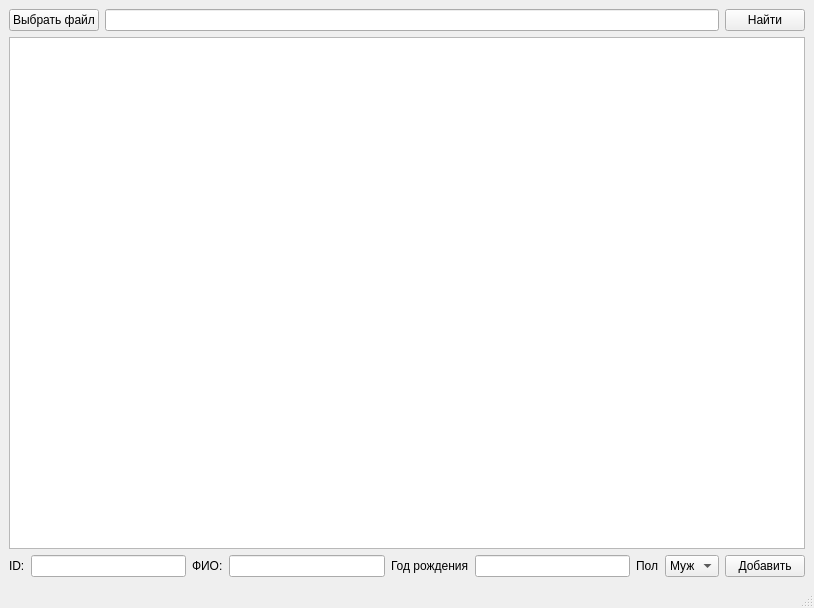
<?xml version="1.0" encoding="UTF-8"?>
<ui version="4.0">
 <class>MainWindow</class>
 <widget class="QMainWindow" name="MainWindow">
  <property name="geometry">
   <rect>
    <x>0</x>
    <y>0</y>
    <width>814</width>
    <height>608</height>
   </rect>
  </property>
  <property name="windowTitle">
   <string>Моё первое приложение</string>
  </property>
  <widget class="QWidget" name="centralwidget">
   <layout class="QVBoxLayout" name="verticalLayout">
    <item>
     <layout class="QHBoxLayout" name="horizontalLayout">
      <item>
       <widget class="QPushButton" name="Choose">
        <property name="text">
         <string>Выбрать файл</string>
        </property>
       </widget>
      </item>
      <item>
       <widget class="QLineEdit" name="Search_edit"/>
      </item>
      <item>
       <widget class="QPushButton" name="Find">
        <property name="text">
         <string>Найти</string>
        </property>
       </widget>
      </item>
     </layout>
    </item>
    <item>
     <widget class="My_text_class" name="Text_browser"/>
    </item>
    <item>
     <layout class="QHBoxLayout" name="horizontalLayout_2">
      <item>
       <widget class="QLabel" name="label">
        <property name="text">
         <string>ID:</string>
        </property>
       </widget>
      </item>
      <item>
       <widget class="QLineEdit" name="ID_Edit"/>
      </item>
      <item>
       <widget class="QLabel" name="label_2">
        <property name="text">
         <string>ФИО:</string>
        </property>
       </widget>
      </item>
      <item>
       <widget class="QLineEdit" name="Name_Edit"/>
      </item>
      <item>
       <widget class="QLabel" name="label_3">
        <property name="text">
         <string>Год рождения</string>
        </property>
       </widget>
      </item>
      <item>
       <widget class="QLineEdit" name="Year_Edit"/>
      </item>
      <item>
       <widget class="QLabel" name="label_4">
        <property name="text">
         <string>Пол</string>
        </property>
       </widget>
      </item>
      <item>
       <widget class="QComboBox" name="Sex_Edit">
        <item>
         <property name="text">
          <string>Муж</string>
         </property>
        </item>
        <item>
         <property name="text">
          <string>Жен</string>
         </property>
        </item>
       </widget>
      </item>
      <item>
       <widget class="QPushButton" name="Add_Push">
        <property name="text">
         <string>Добавить</string>
        </property>
       </widget>
      </item>
     </layout>
    </item>
   </layout>
  </widget>
  <widget class="QMenuBar" name="menubar">
   <property name="geometry">
    <rect>
     <x>0</x>
     <y>0</y>
     <width>814</width>
     <height>25</height>
    </rect>
   </property>
  </widget>
  <widget class="QStatusBar" name="statusbar"/>
 </widget>
 <customwidgets>
  <customwidget>
   <class>My_text_class</class>
   <extends>QTextBrowser</extends>
   <header>my_text_class.h</header>
   <slots>
    <slot>Color_green()</slot>
   </slots>
  </customwidget>
 </customwidgets>
 <resources/>
 <connections>
  <connection>
   <sender>Add_Push</sender>
   <signal>clicked()</signal>
   <receiver>MainWindow</receiver>
   <slot>Add_employee()</slot>
   <hints>
    <hint type="sourcelabel">
     <x>770</x>
     <y>566</y>
    </hint>
    <hint type="destinationlabel">
     <x>152</x>
     <y>548</y>
    </hint>
   </hints>
  </connection>
  <connection>
   <sender>Add_Push</sender>
   <signal>clicked()</signal>
   <receiver>ID_Edit</receiver>
   <slot>clear()</slot>
   <hints>
    <hint type="sourcelabel">
     <x>741</x>
     <y>567</y>
    </hint>
    <hint type="destinationlabel">
     <x>172</x>
     <y>569</y>
    </hint>
   </hints>
  </connection>
  <connection>
   <sender>Add_Push</sender>
   <signal>clicked()</signal>
   <receiver>Name_Edit</receiver>
   <slot>clear()</slot>
   <hints>
    <hint type="sourcelabel">
     <x>801</x>
     <y>570</y>
    </hint>
    <hint type="destinationlabel">
     <x>359</x>
     <y>569</y>
    </hint>
   </hints>
  </connection>
  <connection>
   <sender>Add_Push</sender>
   <signal>clicked()</signal>
   <receiver>Year_Edit</receiver>
   <slot>clear()</slot>
   <hints>
    <hint type="sourcelabel">
     <x>791</x>
     <y>567</y>
    </hint>
    <hint type="destinationlabel">
     <x>608</x>
     <y>569</y>
    </hint>
   </hints>
  </connection>
  <connection>
   <sender>Find</sender>
   <signal>clicked()</signal>
   <receiver>MainWindow</receiver>
   <slot>Find_employee()</slot>
   <hints>
    <hint type="sourcelabel">
     <x>746</x>
     <y>38</y>
    </hint>
    <hint type="destinationlabel">
     <x>703</x>
     <y>24</y>
    </hint>
   </hints>
  </connection>
  <connection>
   <sender>Find</sender>
   <signal>clicked()</signal>
   <receiver>Search_edit</receiver>
   <slot>clear()</slot>
   <hints>
    <hint type="sourcelabel">
     <x>787</x>
     <y>38</y>
    </hint>
    <hint type="destinationlabel">
     <x>625</x>
     <y>46</y>
    </hint>
   </hints>
  </connection>
  <connection>
   <sender>Choose</sender>
   <signal>clicked()</signal>
   <receiver>MainWindow</receiver>
   <slot>Choose_file()</slot>
   <hints>
    <hint type="sourcelabel">
     <x>90</x>
     <y>52</y>
    </hint>
    <hint type="destinationlabel">
     <x>123</x>
     <y>30</y>
    </hint>
   </hints>
  </connection>
 </connections>
 <slots>
  <slot>Find_employee()</slot>
  <slot>Add_employee()</slot>
  <slot>Choose_file()</slot>
 </slots>
</ui>
